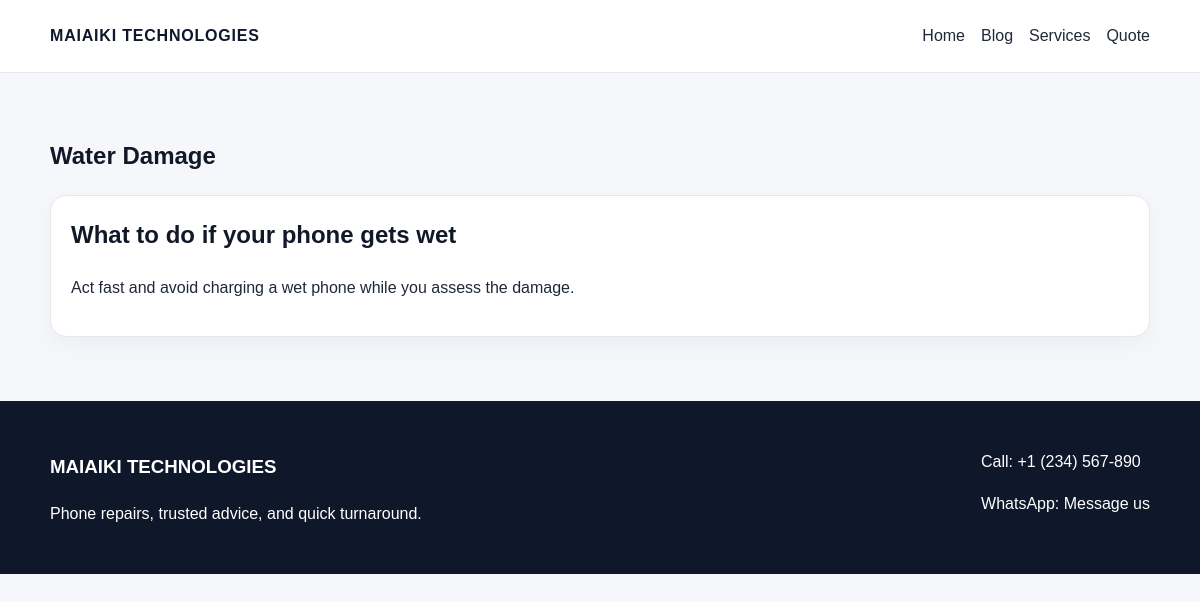
The app's page /category/water-damage/ with its own data.
### blog/models.py (models this page shows, shortened)
class Category(models.Model):
    name = models.CharField(max_length=100)
    slug = models.SlugField(max_length=120, unique=True, blank=True)
    description = models.TextField(blank=True)
    created_at = models.DateTimeField(auto_now_add=True)
    class Meta:
        ordering = ["name"]

class Post(models.Model):
    STATUS_DRAFT = "draft"
    STATUS_PUBLISHED = "published"
    STATUS_CHOICES = [
        (STATUS_DRAFT, "Draft"),
        (STATUS_PUBLISHED, "Published"),
    ]
    title = models.CharField(max_length=200)
    slug = models.SlugField(max_length=220, unique=True, blank=True)
    category = models.ForeignKey(Category, on_delete=models.SET_NULL, null=True, blank=True, related_name="posts")
    excerpt = models.TextField(blank=True)
    body = models.TextField()
    image = models.ImageField(upload_to="posts/%Y/%m/", blank=True, null=True)
    status = models.CharField(max_length=20, choices=STATUS_CHOICES, default=STATUS_DRAFT)
    published_at = models.DateTimeField(default=timezone.now)
    created_at = models.DateTimeField(auto_now_add=True)
    updated_at = models.DateTimeField(auto_now=True)
    class Meta:
        ordering = ["-published_at", "-created_at"]
    def get_absolute_url(self):
        return reverse("blog:post_detail", args=[self.slug])

### blog/views.py (the view)
# urls.py: path("category/<slug:slug>/", views.category_detail, name="category_detail"),
def category_detail(request, slug):
    category = get_object_or_404(Category, slug=slug)
    posts = Post.objects.filter(category=category, status=Post.STATUS_PUBLISHED)
    return render(request, "blog/category_detail.html", {"category": category, "posts": posts})

### templates/blog/category_detail.html (shortened to what this page needs)
{% extends 'base.html' %}
{% block content %}
  <section class="container section">
    <h1>{{ category.name }}</h1>
    <div class="card-grid">
      {% for post in posts %}
        <article class="card">
          <div class="card-body">
            <h2><a href="{{ post.get_absolute_url }}">{{ post.title }}</a></h2>
            <p>{{ post.excerpt|default:post.body|truncatewords:28 }}</p>
          </div>
        </article>
      {% empty %}
        <p>No posts in this category yet.</p>
      {% endfor %}
    </div>
  </section>
{% endblock %}

### static/css/site.css (style rules this page uses)
:root { --bg: #f6f7fb; --surface: #ffffff; --primary: #0f172a; --primary-strong: #111827; --accent: #f97316; --text: #1f2937; --muted: #6b7280; --border: #e5e7eb; }
* { box-sizing: border-box; }
body { margin: 0; font-family: Arial, sans-serif; background: var(--bg); color: var(--text); line-height: 1.6; }
a { color: inherit; text-decoration: none; }
.container { width: min(1100px, calc(100% - 2rem)); margin: 0 auto; }
.hero h1, .section h1, .section h2, .section h3 { margin-top: 0; color: var(--primary-strong); }
.section { padding: 4rem 0; }
.card-grid { display: grid; grid-template-columns: repeat(auto-fit, minmax(240px, 1fr)); gap: 1.25rem; }
.card { background: var(--surface); border: 1px solid var(--border); border-radius: 16px; overflow: hidden; box-shadow: 0 8px 24px rgba(15, 23, 42, 0.04); }
.card-body { padding: 1.25rem; }

### records on screen
Category: name "Water Damage"
Post: title "What to do if your phone gets wet", excerpt "Act fast and avoid charging a wet phone while you assess the damage."
